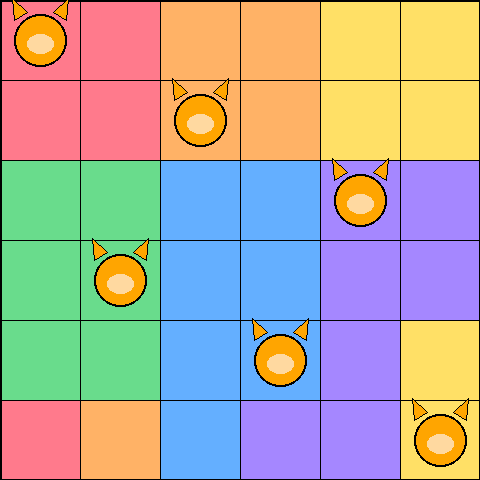
#> input picture assets/sample_solution.png, 480 x 480 px
$ python -i vision.py   (imports and definitions only)
#> lines starting #> are read from the running program, lines starting #| are printed output that depends on the picture; after the words box and inside, x2 and y2 are one past the last pixel; in counts of white or black regions, pixels touching at a corner belong together
#> further down, picture is the input picture: shape (480, 480, 3); mean B, G, R 158.3, 168.2, 177.7
"""Image -> region map extraction for Meowdoku boards."""
import cv2
import numpy as np


def _order_points(pts):
    rect = np.zeros((4, 2), dtype="float32")
    s = pts.sum(axis=1)
    rect[0] = pts[np.argmin(s)]
    rect[2] = pts[np.argmax(s)]
    diff = np.diff(pts, axis=1)
    rect[1] = pts[np.argmin(diff)]
    rect[3] = pts[np.argmax(diff)]
    return rect


def _valid_quad(rect, w, h):
    """Reject sheared/garbage quads: a straight-on board photo warps to a
    near-rectangle. Lets bad contours fall through to the safe center crop."""
    area = cv2.contourArea(rect)
    if area < 0.25 * w * h:
        return False
    if cv2.contourArea(cv2.convexHull(rect)) - area > 0.03 * area:
        return False
    sides = [np.linalg.norm(rect[(i + 1) % 4] - rect[i]) for i in range(4)]
    if max(sides) / (min(sides) + 1e-6) > 1.6:
        return False
    for i in range(4):
        v1 = rect[i] - rect[(i - 1) % 4]
        v2 = rect[(i + 1) % 4] - rect[i]
        cosang = abs(float(np.dot(v1, v2)) / (np.linalg.norm(v1) * np.linalg.norm(v2) + 1e-6))
        if cosang > 0.5:
            return False
    top_cx = (rect[0][0] + rect[1][0]) / 2
    bot_cx = (rect[2][0] + rect[3][0]) / 2
    left_cy = (rect[0][1] + rect[3][1]) / 2
    right_cy = (rect[1][1] + rect[2][1]) / 2
    if abs(top_cx - bot_cx) > 0.05 * w or abs(left_cy - right_cy) > 0.05 * h:
        return False
    return True


def _trim_mat(bgr, white_level=232, white_frac=0.85, max_dark_run=8, max_trim_frac=0.25):
    """Cut the frame + white mat board prints have around the tiles.

    From each edge, skips a thin dark run (frame, bounded so tall dark
    tile rows never match) followed by a near-white run (mat, bounded).
    Stops at the first tile row. Pitch is unaffected by cropping, while
    leftover margins shrink apparent pitch and break size detection.
    Returns the input unchanged when nothing trimmable is found.
    """
    gray = cv2.cvtColor(bgr, cv2.COLOR_BGR2GRAY)
    white = gray >= white_level
    h, w = gray.shape
    row_wf = white.mean(axis=1)
    col_wf = white.mean(axis=0)

    def lead_trim(fracs):
        n = len(fracs)
        lim = int(n * max_trim_frac)
        i = 0
        j = i
        while j < lim and fracs[j] < 1 - white_frac:
            j += 1
        if j - i <= max_dark_run:
            i = j
        while i < lim and fracs[i] > white_frac:
            i += 1
        return i

    top = lead_trim(row_wf)
    bottom = lead_trim(row_wf[::-1])
    left = lead_trim(col_wf)
    right = lead_trim(col_wf[::-1])
    if top + bottom >= h // 2 or left + right >= w // 2:
        return bgr
    if top == 0 and bottom == 0 and left == 0 and right == 0:
        return bgr
    return bgr[top:h - bottom, left:w - right]


def _trim_white_margin(bgr, thresh=245, min_frac=0.02, pad=2):
    """Crop near-white page margins so the board fills the frame.
    Gives up (returns input) when no plausible crop exists."""
    gray = cv2.cvtColor(bgr, cv2.COLOR_BGR2GRAY)
    mask = gray < thresh
    rows = np.where(mask.mean(axis=1) > min_frac)[0]
    cols = np.where(mask.mean(axis=0) > min_frac)[0]
    if len(rows) == 0 or len(cols) == 0:
        return bgr
    y0, y1 = max(0, rows[0] - pad), min(bgr.shape[0], rows[-1] + pad + 1)
    x0, x1 = max(0, cols[0] - pad), min(bgr.shape[1], cols[-1] + pad + 1)
    if (y1 - y0) < 0.2 * bgr.shape[0] or (x1 - x0) < 0.2 * bgr.shape[1]:
        return bgr
    return bgr[y0:y1, x0:x1]


def detect_and_warp(bgr, out_size=600):
    """Find the board quad and warp to square.

    Falls back to trimming white page margins + center square crop, so
    straight-on shots still fill the frame when no clean contour exists.
    """
#> called with out_size = 600
    gray = cv2.cvtColor(bgr, cv2.COLOR_BGR2GRAY)
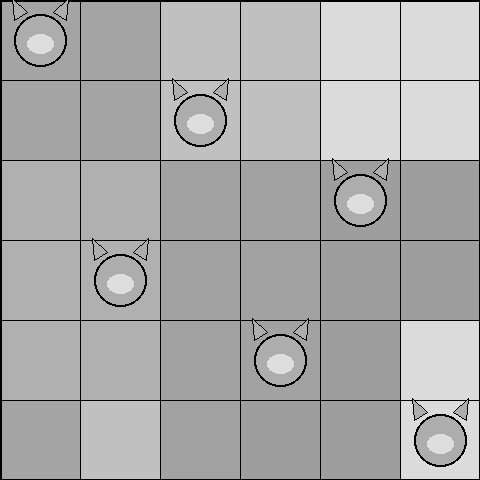
#> gray: shape (480, 480); min 0, max 222, mean 169.9
    h0, w0 = gray.shape
#> h0 = 480; w0 = 480
    blur = cv2.GaussianBlur(gray, (5, 5), 0)
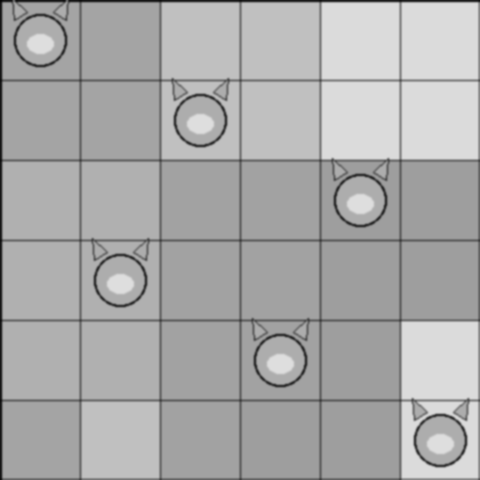
#> blur: shape (480, 480); min 3, max 222, mean 170.2
    block = max(15, (min(h0, w0) // 10) | 1)  # scale-aware window, odd
#> block = 49
    thresh = cv2.adaptiveThreshold(blur, 255, cv2.ADAPTIVE_THRESH_GAUSSIAN_C,
                                   cv2.THRESH_BINARY_INV, block, 9)
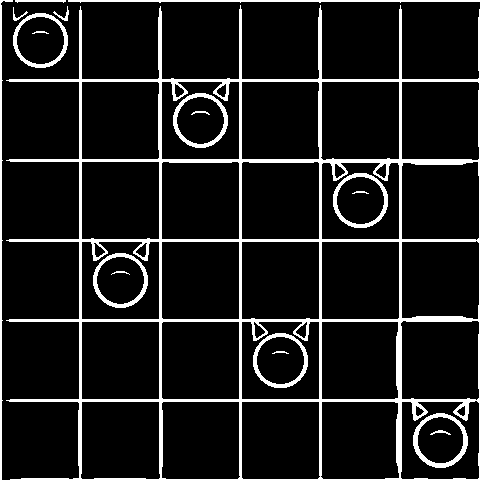
#> thresh: shape (480, 480); 10.4% white; 18 white regions, largest, box (x1, y1, x2, y2) and area: (6, 5, 480, 480) 17766, (0, 0, 13, 480) 983, (68, 0, 480, 3) 831
    k = max(3, min(h0, w0) // 60)
#> k = 8
    if k % 2 == 0:
        k += 1
#> k = 9
    closed = cv2.morphologyEx(thresh, cv2.MORPH_CLOSE, np.ones((k, k), np.uint8))
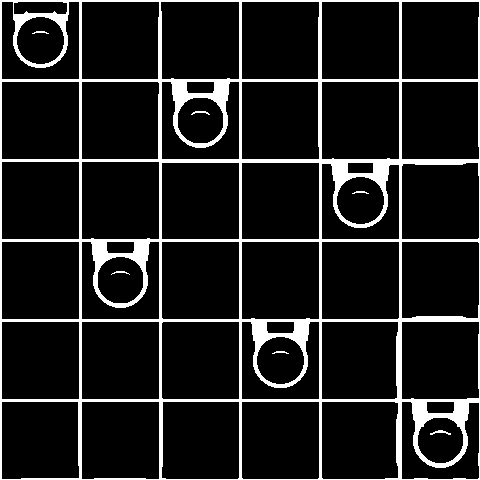
#> closed: shape (480, 480); 11.4% white; 7 white regions, largest, box (x1, y1, x2, y2) and area: (0, 0, 480, 480) 26170, (430, 430, 451, 435) 47, (191, 111, 210, 115) 36
    contours, _ = cv2.findContours(closed, cv2.RETR_EXTERNAL, cv2.CHAIN_APPROX_SIMPLE)
#> contours = [[[0, 0], [0, 479], [479, 479], [479, 0]]]
    if contours:
        cnt = max(contours, key=cv2.contourArea)
#> cnt = [[0, 0], [0, 479], [479, 479], [479, 0]]
        peri = cv2.arcLength(cnt, True)
#> peri = 1916
        approx = cv2.approxPolyDP(cnt, 0.04 * peri, True)
#> approx = [[0, 0], [0, 479], [479, 479], [479, 0]]
        if len(approx) == 4:
            # refine sloppy corners to sub-pixel accuracy (bounded 10px nudge)
            gray_fp = gray.astype(np.float32)
            criteria = (cv2.TERM_CRITERIA_EPS + cv2.TERM_CRITERIA_MAX_ITER, 40, 0.001)
            corners = cv2.cornerSubPix(gray_fp, approx.reshape(-1, 1, 2).astype(np.float32),
                                       (10, 10), (-1, -1), criteria)
#> corners = [[0, 0], [1.53, 478.5], [478.5, 478.5], [478.5, 1.53]]
            rect = _order_points(corners.reshape(4, 2))
#> in _order_points, `s = pts.sum(axis=1)`: s = [0, 480, 956.9, 480]
#> in _order_points, `diff = np.diff(pts, axis=1)`: diff = [0, 476.9, 0, -476.9]
#> rect = [[0, 0], [478.5, 1.53], [478.5, 478.5], [1.53, 478.5]]
            if _valid_quad(rect, w0, h0) and cv2.contourArea(cnt) > 0.05 * w0 * h0:
#> in _valid_quad, `area = cv2.contourArea(rect)`: area = 228199.6
#> in _valid_quad, `sides = [np.linalg.norm(rect[(i + 1) % 4] - rect[i]) for i in range(4)]`: sides = [478.5, 476.9, 476.9, 478.5]
#> the loop in _valid_quad, `for i in range(4):` made 4 passes
#> (v1, v2, cosang) on passes 1 to 4: ([-1.53, -478.5], [478.5, 1.53], 0.0064), ([478.5, 1.53], [0.000214, 476.9], 0.0032), ([0.000214, 476.9], [-476.9, -0.000214], 8.96e-07), ([-476.9, -0.000214], [-1.53, -478.5], 0.0032)
#> in _valid_quad, `top_cx = (rect[0][0] + rect[1][0]) / 2`: top_cx = 239.2
#> in _valid_quad, `bot_cx = (rect[2][0] + rect[3][0]) / 2`: bot_cx = 240
#> in _valid_quad, `left_cy = (rect[0][1] + rect[3][1]) / 2`: left_cy = 239.2
#> in _valid_quad, `right_cy = (rect[1][1] + rect[2][1]) / 2`: right_cy = 240
                dst = np.array([[0, 0], [out_size - 1, 0],
                                [out_size - 1, out_size - 1], [0, out_size - 1]], dtype="float32")
                m = cv2.getPerspectiveTransform(rect, dst)
#> m = [[1.25, -0.00399, 0], [-0.00399, 1.25, 0], [-6.67e-06, -6.67e-06, 1]]
                warped = cv2.warpPerspective(bgr, m, (out_size, out_size))
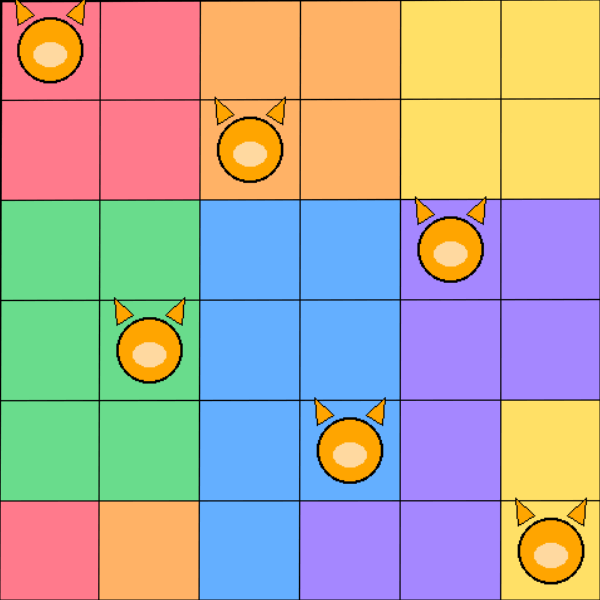
#> warped: shape (600, 600, 3); mean B, G, R 159.5, 169.3, 178.8
                return _reframe(warped, out_size)
    # fallback: trim white margins, then center square crop
    trimmed = _trim_white_margin(bgr)
    h, w = trimmed.shape[:2]
    s = min(h, w)
    y0, x0 = (h - s) // 2, (w - s) // 2
    crop = trimmed[y0:y0 + s, x0:x0 + s]
    warped = cv2.resize(crop, (out_size, out_size))
    return _reframe(warped, out_size)


def _reframe(warped, out_size):
    """Cut frame/mat margins so tiles fill the frame, restore output size."""
    framed = _trim_white_margin(_trim_mat(warped))
#> in _trim_mat, `gray = cv2.cvtColor(bgr, cv2.COLOR_BGR2GRAY)`:
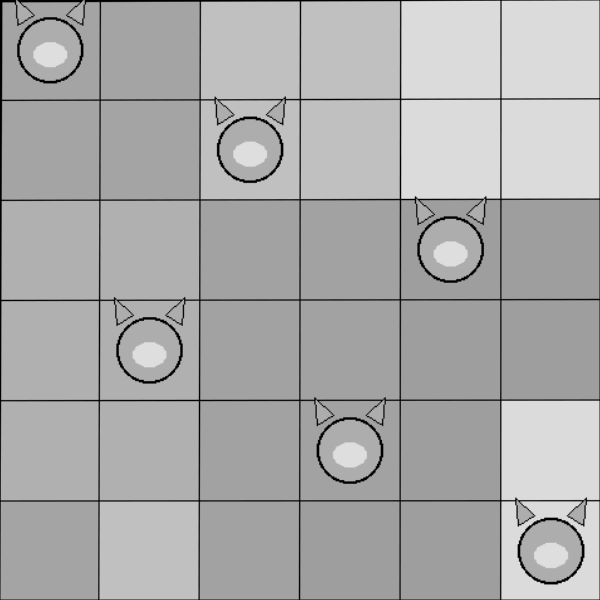
#> gray: shape (600, 600); min 0, max 222, mean 171
#> in _trim_mat, `white = gray >= white_level`: white: shape (600, 600) bool; every value is 0
#> in _trim_mat, `row_wf = white.mean(axis=1)`: row_wf = 600 values from 0 to 0
#> in lead_trim, `n = len(fracs)`: n = 600
#> in lead_trim, `lim = int(n * max_trim_frac)`: lim = 150
#> the loop in lead_trim, `while j < lim and fracs[j] < 1 - white_frac:` made 150 passes
#> after the loop in lead_trim, `while i < lim and fracs[i] > white_frac:`: i = 0
#> the loop in lead_trim (call 2), `while j < lim and fracs[j] < 1 - white_frac:` made 150 passes
#> in _trim_white_margin, `mask = gray < thresh`: mask: shape (600, 600) bool; every value is 1
#> in _trim_white_margin, `rows = np.where(mask.mean(axis=1) > min_frac)[0]`: rows = 600 values from 0 to 599
#> in _trim_white_margin, `y0, y1 = max(0, rows[0] - pad), min(bgr.shape[0], rows[-1] + pad + 1)`: y0 = 0; y1 = 600
#> in _trim_white_margin, `x0, x1 = max(0, cols[0] - pad), min(bgr.shape[1], cols[-1] + pad + 1)`: x0 = 0; x1 = 600
    if framed.shape[0] == out_size and framed.shape[1] == out_size:
        return framed
    return cv2.resize(framed, (out_size, out_size))


# [79 lines left out: functions _moving_avg, _period_score, _edge_profile, _detect_axis_n, detect_grid_size, extract_regions, not called in this run]

>>> import cv2
>>> picture = cv2.imread('assets/sample_solution.png')
>>> result = detect_and_warp(picture)
